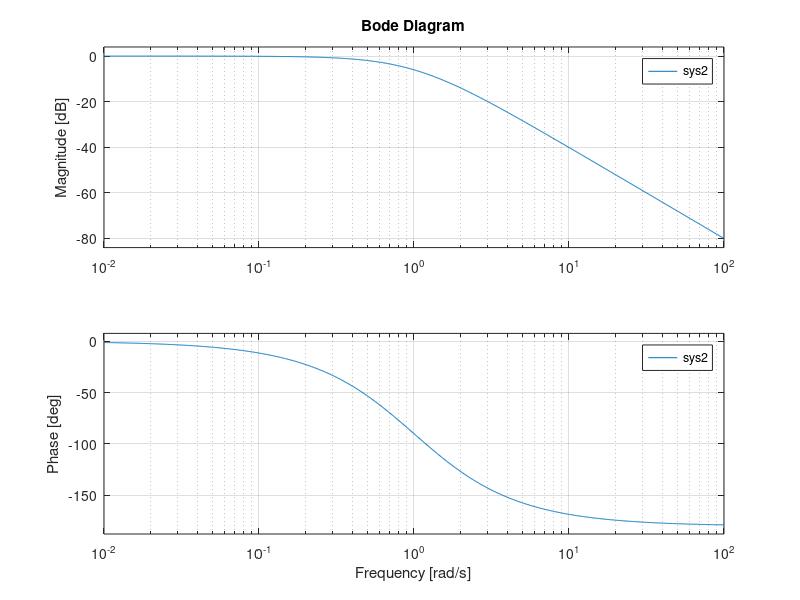

MATLAB code for this plot:
Kp=1;Kd=1;K2=1;Ki=1;
m=1;
sys=tf([Kd 0],[Kd*m, m*K2*Kd+m*Kp, Ki*m+m*K2*Kp, K2*Ki*m]);
% bode(sys)
Ki=0;
sys2=tf([Kd 0],[Kd*m, m*K2*Kd+m*Kp, Ki*m+m*K2*Kp, K2*Ki*m]);
bode(sys2);